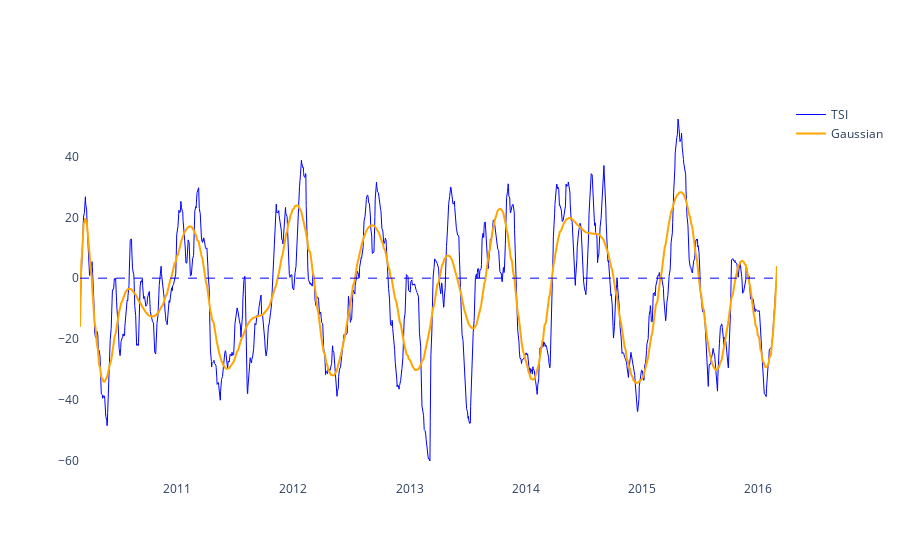

Here is the notebook cell this chart was saved with:
### Code cell
#TSI

tsi_config=[25,13]
resultados_tsi = ta.momentum.TSIIndicator(df["Close"],tsi_config[0],tsi_config[1],False)

resultados_tsi.tsi().dropna(inplace=True)


#Gaussian TSI
resultados_tsi_sem_null = resultados_tsi.tsi().dropna()

tsi_np = resultados_tsi_sem_null.to_numpy()

tsi_np = tsi_np.reshape(1,len(tsi_np))


smoother_tsi = GaussianSmoother(n_knots=80, sigma=0.007)
smoother_tsi.smooth(tsi_np)


fig = go.Figure()

fig.add_trace(
    go.Scatter(
        name="TSI",
        x=df.tail(len(resultados_tsi_sem_null)).index,
        y=resultados_tsi_sem_null,
        line=dict(color='blue', width=1))
)

fig.add_trace(
    go.Scatter(
        x=df.tail(len(resultados_tsi_sem_null)).index,
        y=smoother_tsi.smooth_data[0],
        mode='lines',
        name='Gaussian',
        line=dict(color="orange"))
)





fig.add_hline(y=0,line_color="blue",line_width=1, line_dash="dash")
fig.update_layout(paper_bgcolor='rgba(0,0,0,0)', plot_bgcolor='rgba(0,0,0,0)')

### Figure 1 — Plotly figure (JSON) as saved in the notebook; plotly's stock layout.template omitted (floating-point values rounded to 4 significant figures; data arrays with more than 128 entries replaced by an {"elided": "..."} marker saying what was removed)
{"data": [{"line": {"color": "blue", "width": 1}, "name": "TSI", "type": "scatter", "x": {"elided": "1484 str values"}, "y": {"elided": "1484 float values"}}, {"line": {"color": "orange"}, "mode": "lines", "name": "Gaussian", "type": "scatter", "x": {"elided": "1484 str values"}, "y": {"elided": "1484 float values"}}], "layout": {"paper_bgcolor": "rgba(0,0,0,0)", "plot_bgcolor": "rgba(0,0,0,0)", "shapes": [{"line": {"color": "blue", "dash": "dash", "width": 1}, "type": "line", "x0": 0, "x1": 1, "xref": "x domain", "y0": 0, "y1": 0, "yref": "y"}]}}
